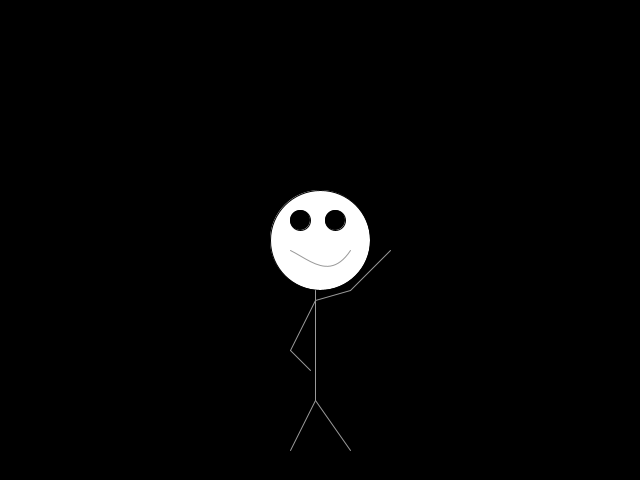
Frame 1 (no input)
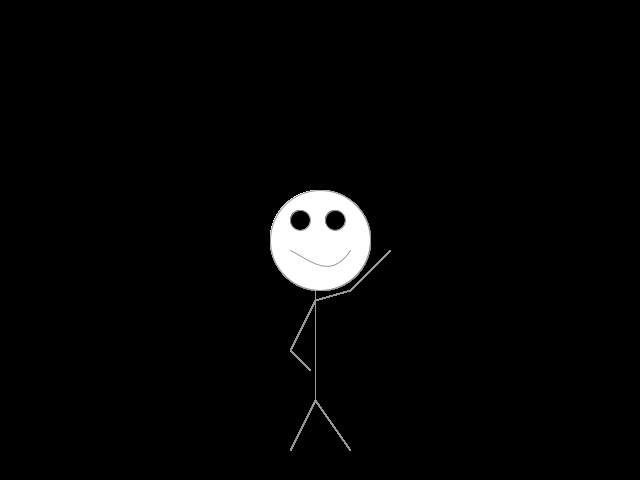
Frame 60 (the mouse pressed at the canvas centre just before this capture)
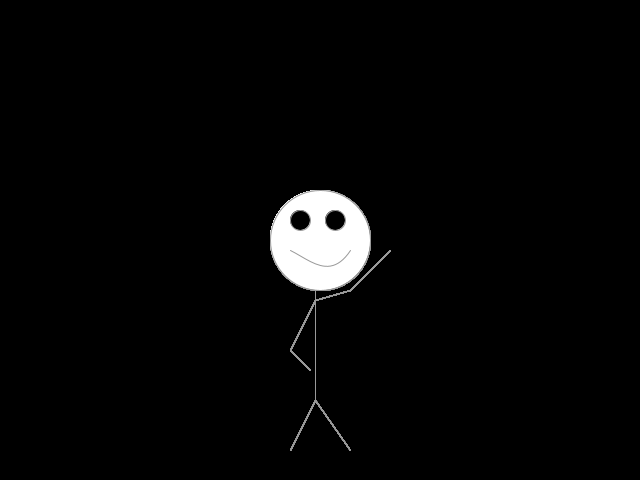
Frame 120 (the mouse held since frame 60 and released just before this capture)

The Processing sketch that drew these frames (run headless with seeded random() and noise(); from frame 60 on, the mouse is pressed at the canvas centre):

// Processing sketch: processing_114186
// ── processing_114186.pde

void setup(){
  size(640,480);
  background(0);
  smooth();
}
   
  void draw(){
    
    fill(255);
    ellipse(width/2, height/2,100,100);
    fill(0);
    ellipse(300, 220,20,20);
    fill(0);
    ellipse(335, 220,20,20);
    fill(255);
    stroke(153);
    bezier(290,250,310,260,330,280,350,250);
    //no me gusta dejar la carita sin un cuerpo XD /
    line(315,290,315,400);
    //braz izq
    line(315,300,290,350);
    line(290,350,310,370);
    //braz der
    line(315,300,350,290);
    line(350,290,390,250);
    //legs
    line(315,400,290,450);
    line(315,400,350,450);
  }
